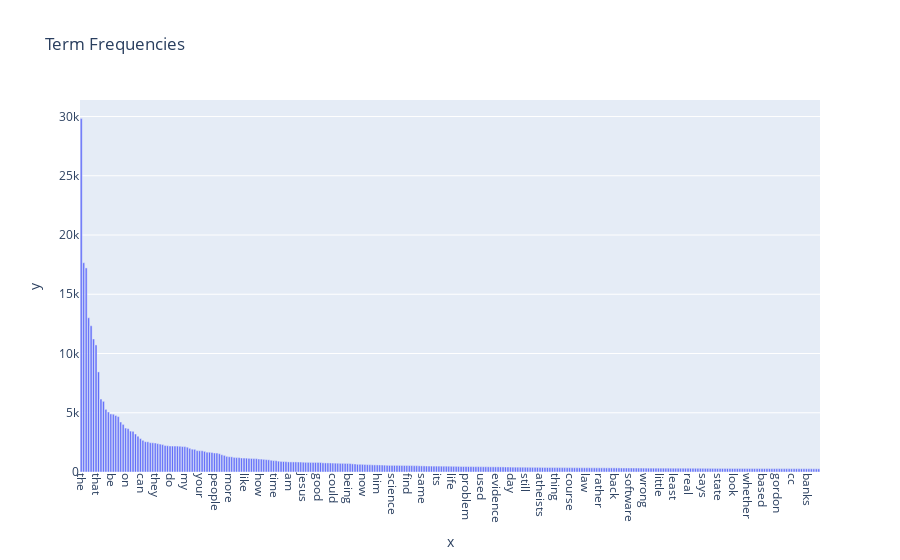

This figure's notebook cell:
### Markdown cell above
### >>> **Exercise 14 (take home):** 
Additionally, you can attempt to sort the terms on the `x-axis` by frequency instead of in alphabetical order. This way the visualization is more meaninfgul and you will be able to observe the so called [long tail](https://en.wikipedia.org/wiki/Long_tail) (get familiar with this term since it will appear a lot in data mining and other statistics courses). see picture below

![alt txt](https://upload.wikimedia.org/wikipedia/commons/thumb/8/8a/Long_tail.svg/1000px-Long_tail.svg.png)

### Code cell
# Answer here

import plotly.express as px

term_freq_top300_idx = np.argsort(term_frequencies)[-300:][::-1] # 排序然後取前 300 個

fig = px.bar(x=count_vect.get_feature_names_out()[term_freq_top300_idx],
             y=term_frequencies[term_freq_top300_idx],
             title="Term Frequencies")
fig.update_xaxes(tickangle=90)
fig.show()

### Figure 1 — Plotly figure (JSON) as saved in the notebook; plotly's stock layout.template omitted (floating-point values rounded to 4 significant figures; data arrays with more than 128 entries replaced by an {"elided": "..."} marker saying what was removed)
{"data": [{"hovertemplate": "x=%{x}<br>y=%{y}<extra></extra>", "legendgroup": "", "marker": {"color": "#636efa", "pattern": {"shape": ""}}, "name": "", "orientation": "v", "showlegend": false, "textposition": "auto", "type": "bar", "x": {"elided": "300 str values"}, "xaxis": "x", "y": {"elided": "300 int values"}, "yaxis": "y"}], "layout": {"barmode": "relative", "legend": {"tracegroupgap": 0}, "title": {"text": "Term Frequencies"}, "xaxis": {"anchor": "y", "domain": [0, 1], "tickangle": 90, "title": {"text": "x"}}, "yaxis": {"anchor": "x", "domain": [0, 1], "title": {"text": "y"}}}}
